Frame 1 (no input): blank canvas, image omitted
Frame 60 (the mouse pressed at the canvas centre just before this capture): blank canvas, image omitted
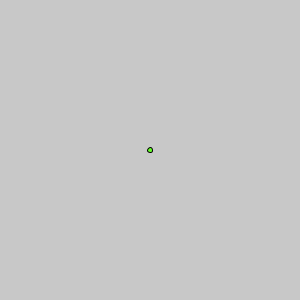
Frame 120 (the mouse held since frame 60 and released just before this capture)

The Processing sketch whose frames 1 and 60 were blank and that drew this single picture after the mouse press (run headless with seeded random() and noise(); from frame 60 on, the mouse is pressed at the canvas centre):

// Processing sketch: sketch024
// ── sketch024.pde
int x0 = -1, y0 = -1;
int x1 = -1, y1 = -1;
boolean ok = false;

void setup ()
{
  size (300, 300);
}
void draw ()
{
  background(200);
  fill (100, 255, 40);
  if (x0 >= 0)
    ellipse (x0, y0, 5, 5);
  if (x1 >= 0)
    ellipse (x1, y1, 5, 5);
  if (ok)
  {
    fill (0);
    text ("Distance is "+distance(x0,y0,x1,y1), 100, 250);
  }
}

float distance (int x0, int y0, int x1, int y1)
{
  float d;
  d = (x0-x1)*(x0-x1) + (y0-y1)*(y0-y1);
  d = sqrt(d);
  return d;
}

void mousePressed ()
{
  if (x0 < 0)
  {
    x0 = mouseX; y0 = mouseY;
  } else if (x1 < 0)
  {
    x1 = mouseX; y1 = mouseY;
    ok = true;
  }
}
